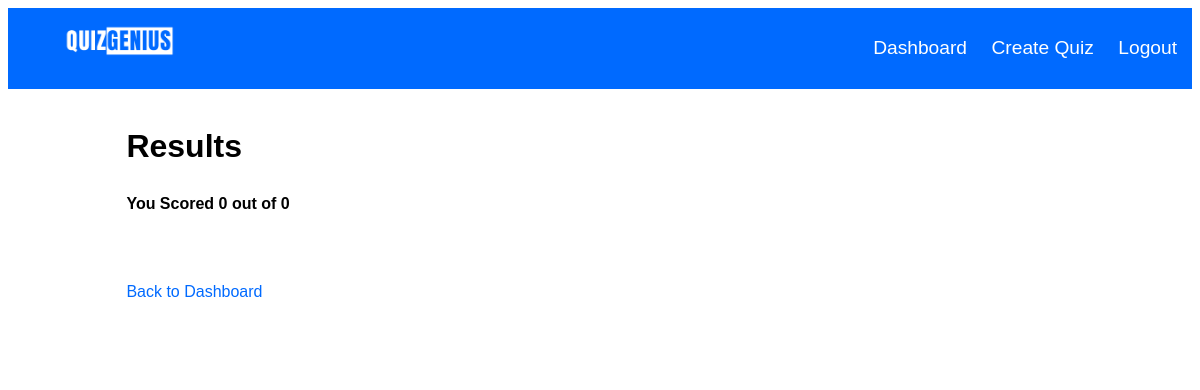
/quiz/11/result (signed in), run on an earlier commit of the app's database.
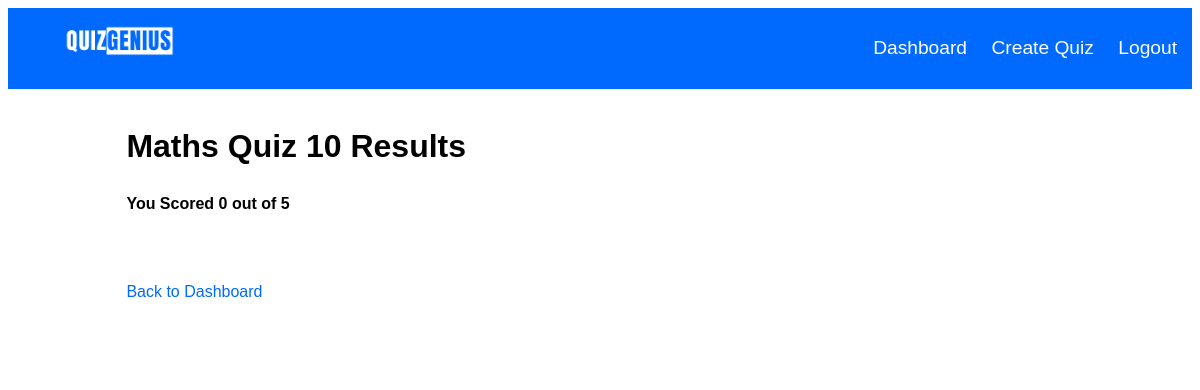
And on a later commit of the database.
### db.py (models this page shows)
class Quiz(db.Model):
    id = db.Column(db.Integer, primary_key=True)
    title = db.Column(db.String(100), nullable=False)
    questions = db.relationship('Question', backref='quiz', cascade='all, delete-orphan')

### routes.py (the view)
@routes.route('/quiz/<int:quiz_id>/result')
@login_required
def quiz_result(quiz_id):
    quiz = Quiz.query.get(quiz_id)
    user_score = current_user.get_score(quiz_id)
    return render_template('quiz_result.html', current_user=current_user,quiz=quiz, user_score=user_score)

### app.py (called while the page is built)
@login_manager.user_loader
def load_user(user_id):
    if user_id is not None:
        return User.query.get(int(user_id))
    else:
        return None

### authenticator.py (called while the page is built)
def login_required(f):
    @wraps(f)
    def decorated_function(*args, **kwargs):
        if 'user_logged_in' not in session and 'admin_logged_in' not in session:
            return redirect(url_for('routes.login'))  # Redirect to login if no user or admin session
        return f(*args, **kwargs)
    return decorated_function

### db.py (called while the page is built)
    def get_score(self, quiz_id):
        score = UserQuizScore.query.filter_by(user_id=self.id, quiz_id=quiz_id, ).first()
        return score.score if score else 0

### templates/quiz_result.html
{% extends 'base.html' %}
{% block content %}
<h1>{{ quiz.title }} Results</h1>
<h3> You Scored {{ user_score }} out of {{ quiz.questions|length }}</h3>
<br>
<br>
<a href="{{ url_for('routes.dashboard') }}"> Back to Dashboard</a>
{% endblock %}

What changed in the data, as far as the page shows it:
added Quiz: title "Maths Quiz 10"
Also different on the page:
{{ quiz.questions|length }}: "0" → "5"
